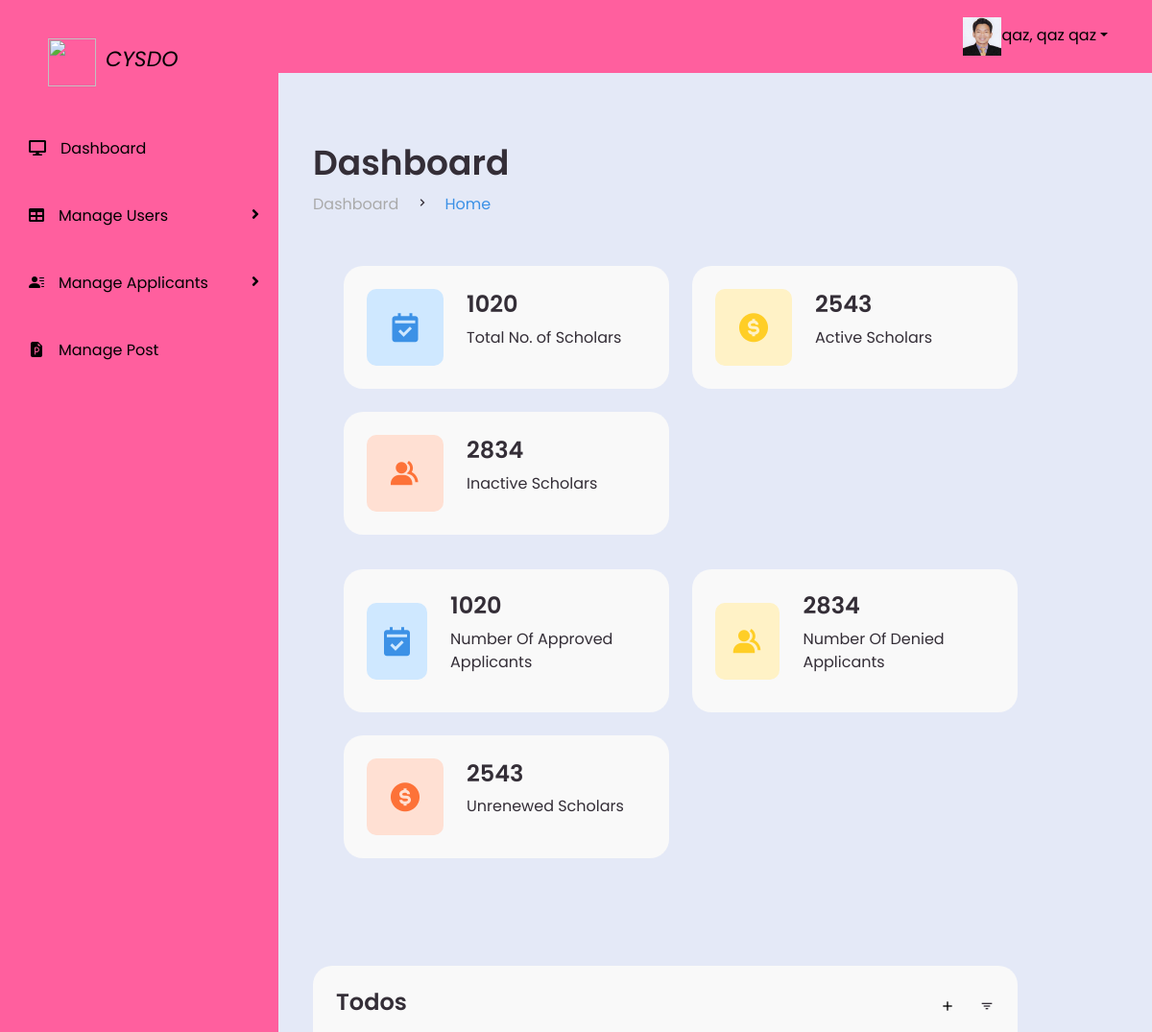
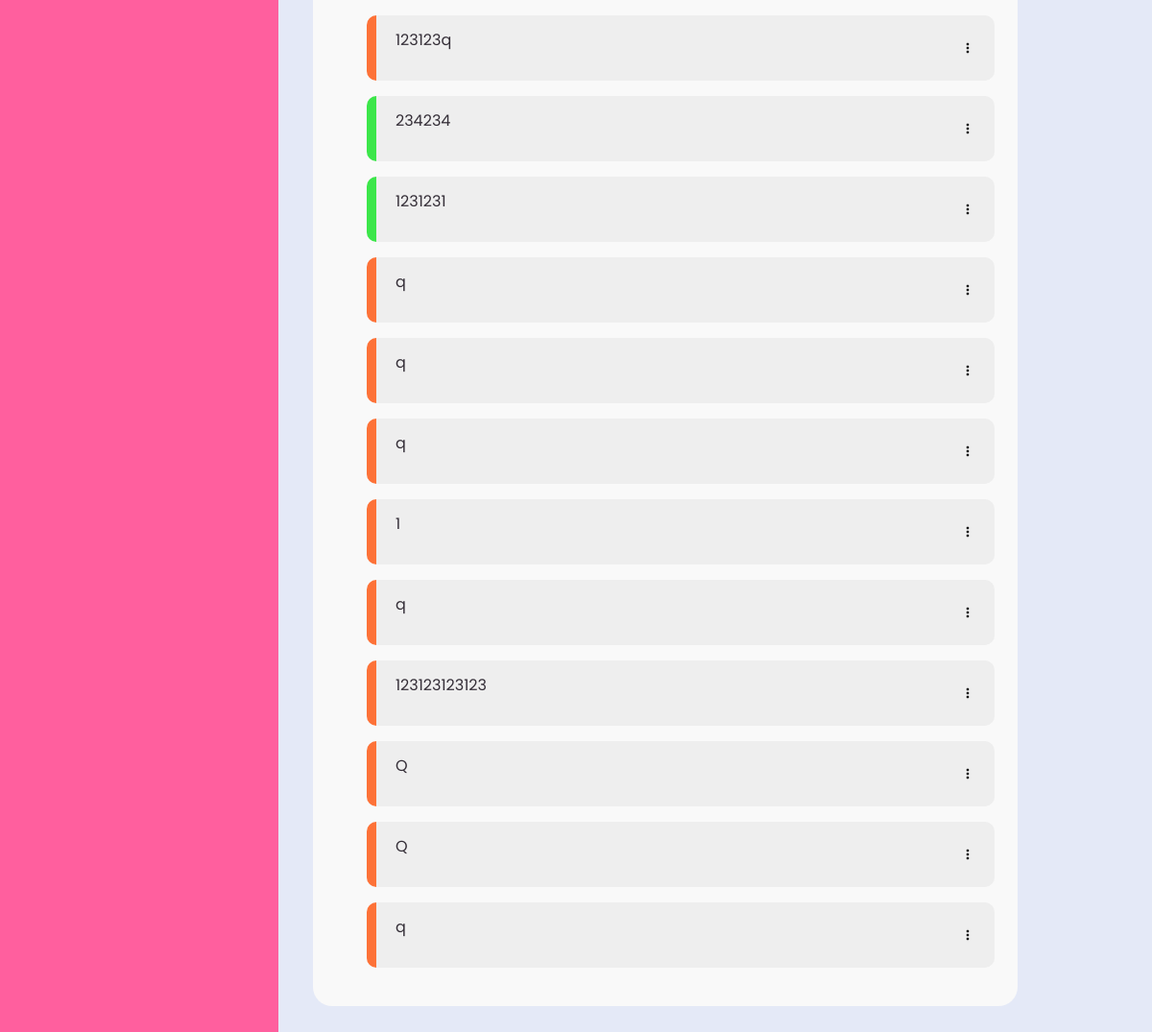
The app's page /pages/admin/adminHome.php (signed in) with its own data (2 pictures, top to bottom).
### tables this page shows
CREATE TABLE `todos` (
  `id` int(11) NOT NULL,
  `todo_text` varchar(255) NOT NULL,
  `completed` tinyint(1) DEFAULT 0,
  `created_at` timestamp NOT NULL DEFAULT current_timestamp()
);

### pages/admin/adminHome.php (the view, shortened to what this page needs)
<html lang="en">
<head>
    <link href="https://cdn.jsdelivr.net/npm/bootstrap@5.3.0/dist/css/bootstrap.min.css" rel="stylesheet">
    <link rel="stylesheet" href="../../style/dashboard.css">
</head>
<body>
    <?php
    if ($_SESSION['role'] === 'admin') {
        include '../../assets/template/profileNav.php';
    } elseif ($_SESSION['role'] === 'staff') {
        include '../../assets/template/staffNav.php';
    }
    ?>
    <section id="content" class="home-section">
        <?php
        if ($_SESSION['role'] === 'admin') {
        ?> <main>
                <div class="head-title">
                    <div class="left">
                        <h1>Dashboard</h1>
                        <ul class="breadcrumb">
                            <li>
                                <a href="#">Dashboard</a>
                            </li>
                            <li><i class='bx bx-chevron-right'></i></li>
                            <li>
                                <a class="active" href="#">Home</a>
                            </li>
                        </ul>
                    </div>
                </div>
                <ul class="box-info">
                    <li>
                        <i class='bx bxs-calendar-check'></i>
                        <span class="text">
                            <h3>1020</h3>
                            <p>Total No. of Scholars</p>
                        </span>
                    </li>
                    <li>
                        <i class='bx bxs-dollar-circle'></i>
                        <span class="text">
                            <h3>2543</h3>
                            <p>Active Scholars</p>
                        </span>
                    </li>
                    <li>
                        <i class='bx bxs-group'></i>
                        <span class="text">
                            <h3>2834</h3>
                            <p>Inactive Scholars</p>
                        </span>
                    </li>
                </ul>
                <ul class="box-info">
                    <li>
                        <i class='bx bxs-calendar-check'></i>
                        <span class="text">
                            <h3>1020</h3>
                            <p>Number Of Approved Applicants</p>
                        </span>
                    </li>
                    <li>
                        <i class='bx bxs-group'></i>
                        <span class="text">
                            <h3>2834</h3>
                            <p>Number Of Denied Applicants</p>
                        </span>
                    </li>
                    <li>
                        <i class='bx bxs-dollar-circle'></i>
                        <span class="text">
                            <h3>2543</h3>
                            <p>Unrenewed Scholars</p>
                        </span>
                    </li>
                </ul>
        </main>
            <?php } ?>
            <main>
            <div class="table-data">
                <div class="todo">
                    <div class="head">
                        <h3>Todos</h3>
                        <a class="btnAddTodo bx bx-plus dropdown-toggle-split text-black" type="button" data-bs-target="#addTodo" data-bs-toggle="modal" data-bs-whatever="@addTo-do"></a>
                        <i class="bx bx-filter" onclick="toggleTodoList()"></i>
                    </div>
                    <ul class="todo-list">
                        <?php
                        $server = "localhost";
                        $username = "root";
                        $password = "";
                        $db = "cysdo";
                        $conn = new mysqli($server, $username, $password, $db);
                        $sql = "SELECT * FROM todos";
                        $result = $conn->query($sql);
                        if ($result->num_rows > 0) {
                            while ($row = $result->fetch_assoc()) {
                                $completed = $row['completed'] ? 'completed' : 'not-completed';
                                $todoId = $row['id'];
                                $todoText = $row['todo_text'];
                        ?>
                                <li class="<?php echo $completed; ?>" data-id="<?php echo $todoId; ?>">
                                    <p><?php echo $todoText; ?></p>
                                    <div class="dropdown-center">
                                        <a class="bx bx-dots-vertical-rounded text-black" type="button" data-bs-toggle="dropdown" aria-expanded="false">
                                        </a>
                                    </div>
                                </li>
                        <?php
                            }
                        } else {
                            echo "No todos found.";
                        }
                        ?>
                    </ul>
                </div>
            </div>
            </main>
    </section>
</body>
</html>

### assets/template/profileNav.php (shortened to what this page needs)
<html lang="en" dir="ltr">
<head>
  <link rel="stylesheet" href="https://cdnjs.cloudflare.com/ajax/libs/font-awesome/5.15.1/css/all.min.css">
  <link rel="stylesheet" href="https://cdn.jsdelivr.net/npm/bootstrap-icons@1.10.5/font/bootstrap-icons.css">
  <link href='https://unpkg.com/boxicons@2.0.7/css/boxicons.min.css' rel='stylesheet'>
</head>
<body>
  <div class="navBar">
    <ul class="navProfile nav nav-pills justify-content-end">
      <li class="nav-item dropdown">
        <a class="nav-link dropdown-toggle text-black" data-bs-toggle="dropdown" href="#" role="button" aria-expanded="false"><img src="../../assets/image/1x1.jpg" style="height: 40px; width: 40px;"><?php echo $_SESSION['user']; ?></a>
      </li>
    </ul>
  </div>
  <div class="side-bar">
    <div>
      <a class="sideHead nav-link text-black" role="none" aria-expanded="false"><img src="../image/CysdoLogo.png" style="height: 50px; width: 50px;" class="sideLogo"><i class="caption">CYSDO</i></a>
    </div>
    <div class="menu">
      <div class="item"><a href="adminHome.php"><i class="fas fa-desktop"></i>Dashboard</a></div>
      <div class="item">
        <a class="sub-btn"><i class="fas fa-table"></i>Manage Users<i class="fas fa-angle-right dropdown"></i></a>
      </div>
      <div class="item">
        <a class="sub-btn"><i class="bi bi-person-lines-fill"></i></i>Manage Applicants<i class="fas fa-angle-right dropdown"></i></a>
      </div>
      <div class="item"><a href="postUpdate.php"><i class="bi bi-file-earmark-ppt-fill"></i></i>Manage Post</a></div>
    </div>
  </div>
  <section class="home-section">
  </section>
</body>
</html>

### style/dashboard.css (style rules this page uses)
* { margin: 0; padding: 0; box-sizing: border-box; }
a { text-decoration: none; }
li { list-style: none; }
:root { --poppins: 'Poppins', sans-serif; --lato: 'Lato', sans-serif; --light: #F9F9F9; --blue: #3C91E6; --green: #3ce64a; --light-blue: #CFE8FF; --grey: #eee; --dark-grey: #AAAAAA; --dark: #342E37; --red: #DB504A; --yellow: #FFCE26; --light-yellow: #FFF2C6; --orange: #FD7238; --light-orange: #FFE0D3; }
html { overflow-x: hidden; }
body { background: var(--grey); overflow-x: hidden; }
#content main { width: 100%; padding: 36px 24px; font-family: var(--poppins); max-height: calc(100vh - 56px); overflow-y: auto; padding-right: 100px; }
#content main .head-title { display: flex; align-items: center; justify-content: space-between; grid-gap: 16px; flex-wrap: wrap; }
#content main .head-title .left h1 { font-size: 36px; font-weight: 600; margin-bottom: 10px; color: var(--dark); }
#content main .head-title .left .breadcrumb { display: flex; align-items: center; grid-gap: 16px; }
#content main .head-title .left .breadcrumb li { color: var(--dark); }
#content main .head-title .left .breadcrumb li a { color: var(--dark-grey); pointer-events: none; }
#content main .head-title .left .breadcrumb li a.active { color: var(--blue); pointer-events: unset; }
#content main .box-info { display: grid; grid-template-columns: repeat(auto-fit, minmax(240px, 1fr)); grid-gap: 24px; margin-top: 36px; }
#content main .box-info li { padding: 24px; background: var(--light); border-radius: 20px; display: flex; align-items: center; grid-gap: 24px; }
#content main .box-info li .bx { width: 80px; height: 80px; border-radius: 10px; font-size: 36px; display: flex; justify-content: center; align-items: center; }
#content main .box-info li:nth-child(1) .bx { background: var(--light-blue); color: var(--blue); }
#content main .box-info li:nth-child(2) .bx { background: var(--light-yellow); color: var(--yellow); }
#content main .box-info li:nth-child(3) .bx { background: var(--light-orange); color: var(--orange); }
#content main .box-info li .text h3 { font-size: 24px; font-weight: 600; color: var(--dark); }
#content main .box-info li .text p { color: var(--dark); }
#content main .table-data { display: flex; grid-gap: 24px; margin-top: 24px; width: 100%; color: var(--dark); }
#content main .table-data>div { border-radius: 20px; background: var(--light); padding: 24px; overflow-x: auto; }
#content main .table-data .head { display: flex; align-items: center; grid-gap: 16px; margin-bottom: 24px; }
#content main .table-data .head h3 { margin-right: auto; font-size: 24px; font-weight: 600; }
#content main .table-data .head .bx { cursor: pointer; }
#content main .table-data .todo { flex-grow: 1; flex-basis: 300px; }
#content main .table-data .todo .todo-list { width: 100%; }
#content main .table-data .todo .todo-list li { width: 100%; margin-bottom: 16px; background: var(--grey); border-radius: 10px; padding: 14px 20px; display: flex; justify-content: space-between; align-items: center; }
#content main .table-data .todo .todo-list li .bx { cursor: pointer; }
#content main .table-data .todo .todo-list li.completed { border-left: 10px solid var(--green); }
#content main .table-data .todo .todo-list li.not-completed { border-left: 10px solid var(--orange); }
#content main .table-data .todo .todo-list li:last-child { margin-bottom: 0; }

### records on screen
todos: todo_text "123123q"
todos: todo_text "234234"
todos: todo_text "1231231"
todos: todo_text "q"
todos: todo_text "q"
todos: todo_text "q"
todos: todo_text "1"
todos: todo_text "q"
todos: todo_text "123123123123"
todos: todo_text "Q"
todos: todo_text "Q"
todos: todo_text "q"

### other values on screen
$_SESSION['user'] "qaz, qaz qaz"
